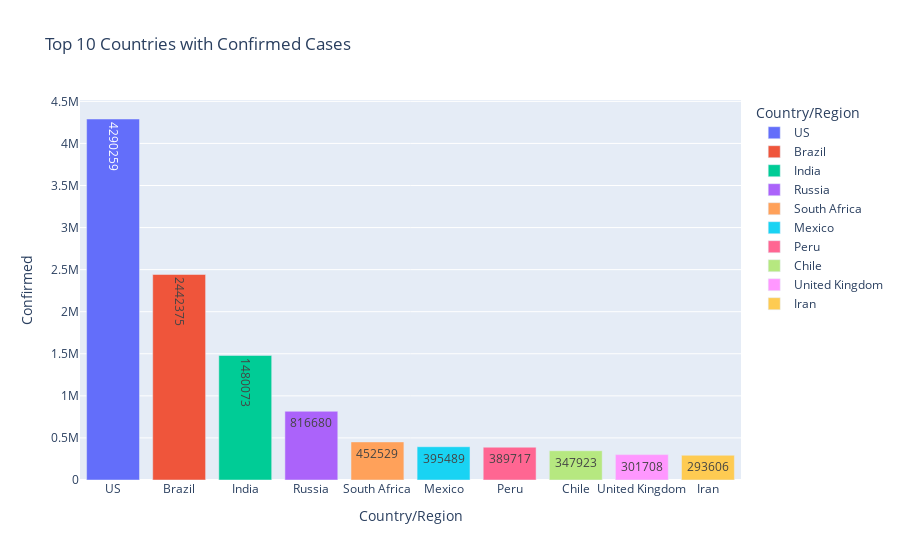

Notebook code cell kept with this figure:
### Code cell
px.bar(top_10, x='Country/Region', y='Confirmed', title='Top 10 Countries with Confirmed Cases',color='Country/Region', text='Confirmed')

### Figure 1 — Plotly figure (JSON) as saved in the notebook; plotly's stock layout.template omitted (floating-point values rounded to 4 significant figures)
{"data": [{"alignmentgroup": "True", "hovertemplate": "Country/Region=%{x}<br>Confirmed=%{text}<extra></extra>", "legendgroup": "US", "marker": {"color": "#636efa", "pattern": {"shape": ""}}, "name": "US", "offsetgroup": "US", "orientation": "v", "showlegend": true, "text": [4290259], "textposition": "auto", "type": "bar", "x": ["US"], "xaxis": "x", "y": [4290259], "yaxis": "y"}, {"alignmentgroup": "True", "hovertemplate": "Country/Region=%{x}<br>Confirmed=%{text}<extra></extra>", "legendgroup": "Brazil", "marker": {"color": "#EF553B", "pattern": {"shape": ""}}, "name": "Brazil", "offsetgroup": "Brazil", "orientation": "v", "showlegend": true, "text": [2442375], "textposition": "auto", "type": "bar", "x": ["Brazil"], "xaxis": "x", "y": [2442375], "yaxis": "y"}, {"alignmentgroup": "True", "hovertemplate": "Country/Region=%{x}<br>Confirmed=%{text}<extra></extra>", "legendgroup": "India", "marker": {"color": "#00cc96", "pattern": {"shape": ""}}, "name": "India", "offsetgroup": "India", "orientation": "v", "showlegend": true, "text": [1480073], "textposition": "auto", "type": "bar", "x": ["India"], "xaxis": "x", "y": [1480073], "yaxis": "y"}, {"alignmentgroup": "True", "hovertemplate": "Country/Region=%{x}<br>Confirmed=%{text}<extra></extra>", "legendgroup": "Russia", "marker": {"color": "#ab63fa", "pattern": {"shape": ""}}, "name": "Russia", "offsetgroup": "Russia", "orientation": "v", "showlegend": true, "text": [816680], "textposition": "auto", "type": "bar", "x": ["Russia"], "xaxis": "x", "y": [816680], "yaxis": "y"}, {"alignmentgroup": "True", "hovertemplate": "Country/Region=%{x}<br>Confirmed=%{text}<extra></extra>", "legendgroup": "South Africa", "marker": {"color": "#FFA15A", "pattern": {"shape": ""}}, "name": "South Africa", "offsetgroup": "South Africa", "orientation": "v", "showlegend": true, "text": [452529], "textposition": "auto", "type": "bar", "x": ["South Africa"], "xaxis": "x", "y": [452529], "yaxis": "y"}, {"alignmentgroup": "True", "hovertemplate": "Country/Region=%{x}<br>Confirmed=%{text}<extra></extra>", "legendgroup": "Mexico", "marker": {"color": "#19d3f3", "pattern": {"shape": ""}}, "name": "Mexico", "offsetgroup": "Mexico", "orientation": "v", "showlegend": true, "text": [395489], "textposition": "auto", "type": "bar", "x": ["Mexico"], "xaxis": "x", "y": [395489], "yaxis": "y"}, {"alignmentgroup": "True", "hovertemplate": "Country/Region=%{x}<br>Confirmed=%{text}<extra></extra>", "legendgroup": "Peru", "marker": {"color": "#FF6692", "pattern": {"shape": ""}}, "name": "Peru", "offsetgroup": "Peru", "orientation": "v", "showlegend": true, "text": [389717], "textposition": "auto", "type": "bar", "x": ["Peru"], "xaxis": "x", "y": [389717], "yaxis": "y"}, {"alignmentgroup": "True", "hovertemplate": "Country/Region=%{x}<br>Confirmed=%{text}<extra></extra>", "legendgroup": "Chile", "marker": {"color": "#B6E880", "pattern": {"shape": ""}}, "name": "Chile", "offsetgroup": "Chile", "orientation": "v", "showlegend": true, "text": [347923], "textposition": "auto", "type": "bar", "x": ["Chile"], "xaxis": "x", "y": [347923], "yaxis": "y"}, {"alignmentgroup": "True", "hovertemplate": "Country/Region=%{x}<br>Confirmed=%{text}<extra></extra>", "legendgroup": "United Kingdom", "marker": {"color": "#FF97FF", "pattern": {"shape": ""}}, "name": "United Kingdom", "offsetgroup": "United Kingdom", "orientation": "v", "showlegend": true, "text": [301708], "textposition": "auto", "type": "bar", "x": ["United Kingdom"], "xaxis": "x", "y": [301708], "yaxis": "y"}, {"alignmentgroup": "True", "hovertemplate": "Country/Region=%{x}<br>Confirmed=%{text}<extra></extra>", "legendgroup": "Iran", "marker": {"color": "#FECB52", "pattern": {"shape": ""}}, "name": "Iran", "offsetgroup": "Iran", "orientation": "v", "showlegend": true, "text": [293606], "textposition": "auto", "type": "bar", "x": ["Iran"], "xaxis": "x", "y": [293606], "yaxis": "y"}], "layout": {"barmode": "relative", "legend": {"title": {"text": "Country/Region"}, "tracegroupgap": 0}, "title": {"text": "Top 10 Countries with Confirmed Cases"}, "xaxis": {"anchor": "y", "categoryarray": ["US", "Brazil", "India", "Russia", "South Africa", "Mexico", "Peru", "Chile", "United Kingdom", "Iran"], "categoryorder": "array", "domain": [0, 1], "title": {"text": "Country/Region"}}, "yaxis": {"anchor": "x", "domain": [0, 1], "title": {"text": "Confirmed"}}}}
